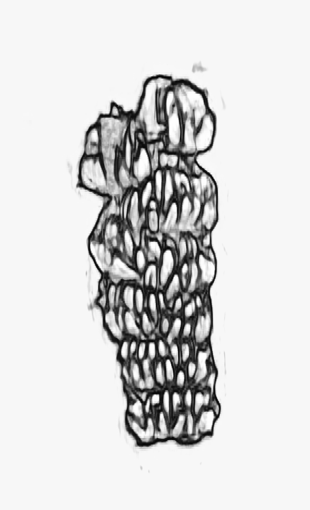
#> input picture images/edged_img/image_08-07-2020_10-31-39_AM.png, 310 x 510 px; its folder holds only this picture in this run
$ python -i find_contours.py   (imports and definitions only)
#> lines starting #> are read from the running program, lines starting #| are printed output that depends on the picture; after the words box and inside, x2 and y2 are one past the last pixel; in counts of white or black regions, pixels touching at a corner belong together
import numpy as np
import cv2
import seaborn as sns
import matplotlib.pyplot as plt
import os
from math import sqrt
from datetime import datetime
from datetime import timedelta
import matplotlib.dates as mdates
from scipy import stats

def canny_edge(in_filename):
    img = cv2.imread(in_filename,0)
    gray_filtered = cv2.bilateralFilter(img, 10, 50, 50)

    # Using the Canny filter to get contours
    edges = cv2.Canny(gray_filtered, 20, 30)
    # Using the Canny filter with different parameters
    edges_high_thresh = cv2.Canny(gray_filtered, 60, 120)
    # Stacking the images to print them together
    # For comparison
    images = np.hstack((img, edges, edges_high_thresh))
    # Output the resulting

    cv2.imwrite('images/canny_img/canny_'+ \
                 os.path.splitext(os.path.basename(in_filename))[0] + \
                 '.png',images)
    return edges_high_thresh
    #return edges

def contours_metadata(contours):
    ##將contours的metadata存入contours_data
    contours_data={}
    cnts_perimeter=[]
    cnts_area=[]
    cnts_index=[]

    ## 計算資料分布改框的條件，因為小於200的資料太多，故刪除
    for c in contours:
        if cv2.contourArea(c)>200.0 and \
           cv2.arcLength(c,False)<600 :
            cnts_index.append(c)
            cnts_perimeter.append(cv2.arcLength(c,False))
            cnts_area.append(cv2.contourArea(c))
    contours_data['index']=cnts_index
    contours_data['perimeter']=cnts_perimeter
    contours_data['area']=cnts_area
    # show_statistic(contours_data['area'],25.0)

    # plt.hist(contours_data['area'], color = 'blue', edgecolor = 'black'
    #          ,bins = int((max(contours_data['area'])-min(contours_data['area']))/25.0))
    contours_data['area_avg']=np.average(contours_data['area'])
    contours_data['area_variance']=np.var(contours_data['area'])
    contours_data['area_std']=np.std(contours_data['area'])
    bp_dict=plt.boxplot(contours_data['area'])

    contours_data['area_Q1']=[item.get_ydata()[1] for item in bp_dict['boxes']][0]
    contours_data['area_Q3']=[item.get_ydata()[3] for item in bp_dict['boxes']][0]
    contours_data['area_median']=[item.get_ydata()[1] for item in bp_dict['medians']][0]
    contours_data['area_min']=[item.get_ydata()[1] for item in bp_dict['whiskers']][0]
    contours_data['area_max']=[item.get_ydata()[1] for item in bp_dict['whiskers']][1]

    plt.clf()
    plt.close()
    # [5 lines of commented-out code are left out]

    return contours_data


def BananaContours():
    directory="images/edged_img/"
    datetime_objects=[]
    files=[]
    banana_volume_list=[]

    for filename in os.listdir(directory):
        if filename.endswith(".jpg") or filename.endswith(".png"):
            # [5 lines of commented-out code are left out]
            datetime_objects.append(datetime.strptime(filename,"image_%d-%m-%Y_%I-%M-%S_%p.png"))
            # datetime_objects.append(datetime.strptime(date_info,"%m_%d_%H_%M_%S"))
            # print("--",os.path.join(directory,filename))

    datetime_objects=sorted(datetime_objects)
    for d in datetime_objects:
        filename=d.strftime("image_%d-%m-%Y_%I-%M-%S_%p.png")
        files.append(os.path.join(directory,filename))
        # print("--",os.path.join(directory,filename))


    for f in files:
        edges = canny_edge(f)
#> in canny_edge, img is the input picture: shape (510, 310); min 0, max 255, mean 216.9
#> in canny_edge, `gray_filtered = cv2.bilateralFilter(img, 10, 50, 50)`:
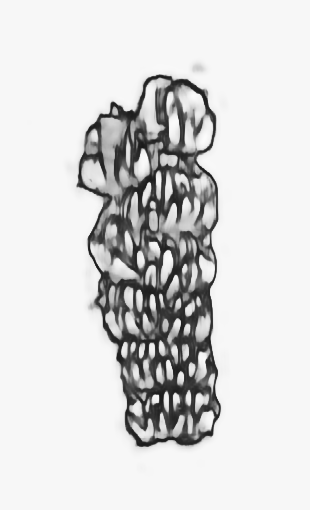
#> gray_filtered: shape (510, 310); min 24, max 251, mean 217
#> in canny_edge, `edges = cv2.Canny(gray_filtered, 20, 30)`:
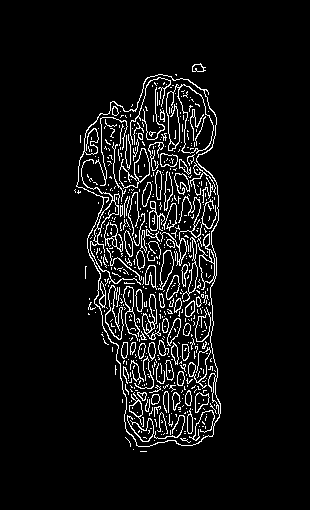
#> edges: shape (510, 310); 6.6% white in thin lines or dots, all inside (x1, y1, x2, y2) = (74, 63, 221, 452)
#> in canny_edge, `edges_high_thresh = cv2.Canny(gray_filtered, 60, 120)`:
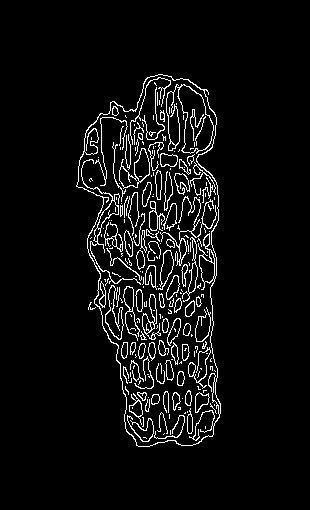
#> edges_high_thresh: shape (510, 310); 5.7% white in thin lines or dots, all inside (x1, y1, x2, y2) = (76, 74, 221, 447)
#> in canny_edge, `images = np.hstack((img, edges, edges_high_thresh))`:
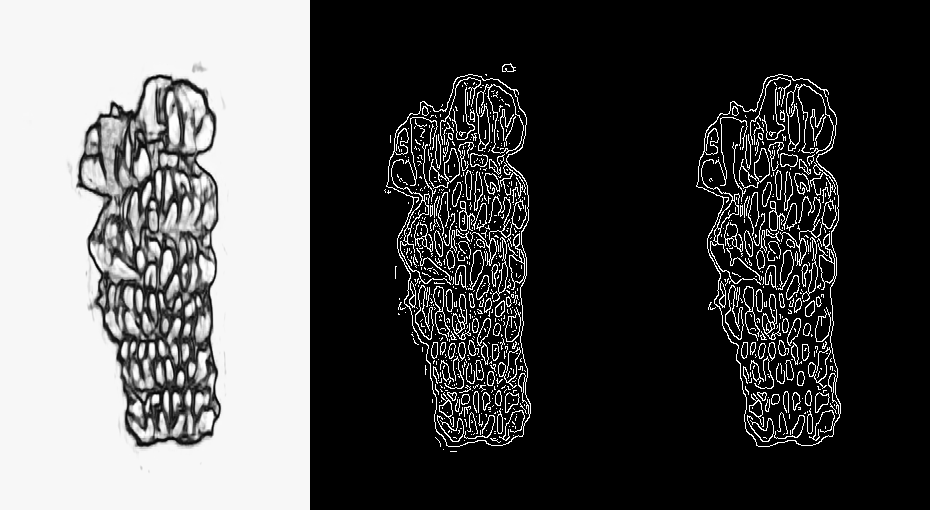
#> images: shape (510, 930); min 0, max 255, mean 82.7
        ret,thresh = cv2.threshold(edges,127,255,0)
        # [4 lines of commented-out code are left out]

        contours, hierarchy = cv2.findContours(thresh,cv2.RETR_EXTERNAL,cv2.CHAIN_APPROX_SIMPLE)
#> contours = 2 contours, 1 with area under 20; largest, box (x1, y1, x2, y2) and area: (76, 74, 221, 447) 39211

        metadata = contours_metadata(contours)
#> the loop in contours_metadata, `for c in contours:` made 2 passes
#> after the loop in contours_metadata, `for c in contours:`: cnts_area = []
#> in contours_metadata, `bp_dict=plt.boxplot(contours_data['area'])`: bp_dict = 6 items
#> metadata = 11 items
        minimum =metadata['area_min']
#> minimum = nan
        median =metadata['area_median']
#> median = nan
        maximum =metadata['area_max']
#> maximum = nan
        area_avg = metadata['area_avg']
#> area_avg = nan
        area_std = metadata['area_std']
#> area_std = nan
        q1=metadata['area_Q1']
#> q1 = nan
        cnt_with_area =[]
        total_area = 0.0
        total_volume = 0.0
        # /** 針對average、standard deviation去篩選contours */
        for c in contours:
            #if cv2.contourArea(c)>(minimum)and \
             #cv2.contourArea(c)<(maximum):
            cnt_with_area.append(c)
            a = cv2.contourArea(c)
            total_area += a
            total_volume += sqrt(a)**3
#> this loop made 2 passes
#> (a, total_area, total_volume) on pass 2: (39211, 39214, 7764476.3)
#> after the loop, cnt_with_area has the same summary as contours; total_area = 39214; total_volume = 7764476.3

        # print(len(cnt_with_area))

        # /** 使用Q1、medina、Q3來篩選contours
        # for c in contours:
        #     if cv2.contourArea(c)> median and \
        #         cv2.contourArea(c)< maximum :
        #         cnt_with_area.append(c)
        #         total_area += cv2.contourArea(c)

        read_filename = directory+ \
                        os.path.splitext(os.path.basename(f))[0] +\
                    '.png'
        print(read_filename)
        out_filename = 'images/result_pics/res_' + os.path.splitext(os.path.basename(f))[0] + '.png'
        result = cv2.drawContours(cv2.imread(read_filename), cnt_with_area, -1, (0,0,255), 2)
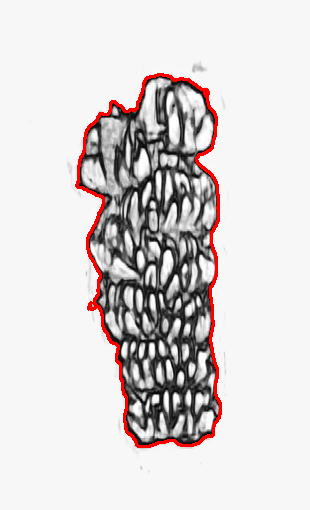
#> result: shape (510, 310, 3); mean B, G, R 213.9, 213.9, 219.4
        cv2.imwrite(out_filename, result)

        ## 畫圖
        # if len(cnt_with_area)!=0.0:
        avg_area = total_area / len(cnt_with_area)
#> avg_area = 19607
        banana_volume = sqrt(avg_area)**3
#> banana_volume = 2745470.1
        avg_volume = total_volume / len(cnt_with_area)
#> avg_volume = 3882238.1
        # banana_volume_list.append(banana_volume)
        # banana_volume_list.append(avg_volume)
        # banana_volume_list.append(total_volume)
        banana_volume_list.append(total_area)
        # banana_volume_list.append(avg_area)

    # x = list(range(1, len(banana_volume_list)+1))

    x = [ i.toordinal() for i in datetime_objects ]
    y_dots = banana_volume_list
#> y_dots = [39214]

    def myfunc(x):
        return slope * x + intercept

    slope, intercept, r, p, std_err = stats.linregress(x, y_dots)
#> slope = nan; intercept = nan; r = 0; p = nan; std_err = nan
    y_regression = list(map(myfunc, x))
#> y_regression = [nan]

    ax = plt.gca()
    formatter = mdates.DateFormatter("%b")
    ax.xaxis.set_major_formatter(formatter)

    locator = mdates.MonthLocator()
    ax.xaxis.set_major_locator(locator)

    formatter = mdates.DateFormatter("%d")
    ax.xaxis.set_minor_formatter(formatter)

    locator = mdates.DayLocator()
    ax.xaxis.set_minor_locator(locator)

    left_range = min(datetime_objects) - timedelta(days=1)
    right_range = max(datetime_objects) + timedelta(days=1)

    # ax.set_xlim([datetime(2020, 6, 10), datetime(2020, 7, 1)])
    ax.set_xlim([left_range, right_range])

    ax.scatter(x, y_dots)
    ax.plot(x, y_regression)
    plt.savefig("scatter.png")
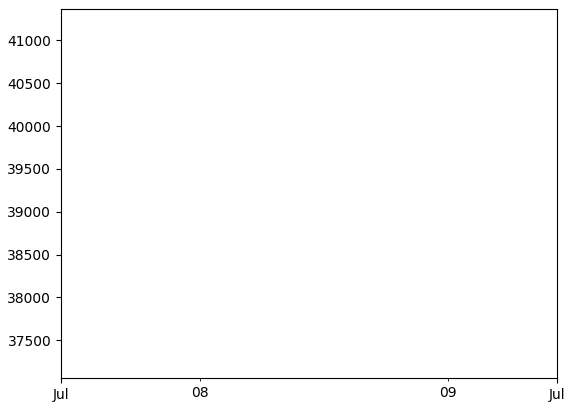
#> figure drawn by matplotlib, 1 panel

    plt.show()

>>> result = BananaContours()

$ run again, on images/edged_img/image_12-07-2020_10-26-15_AM.png
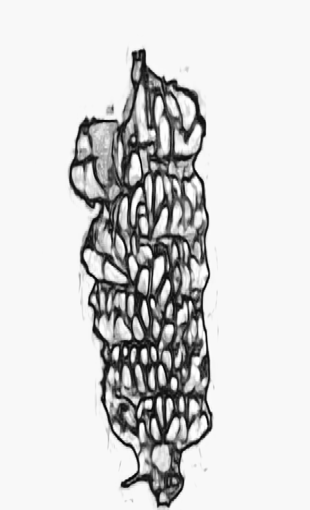
#> input picture images/edged_img/image_12-07-2020_10-26-15_AM.png, 310 x 510 px
#> in canny_edge, img is the input picture: shape (510, 310); min 1, max 255, mean 214.2
#> in canny_edge, `edges = cv2.Canny(gray_filtered, 20, 30)`:
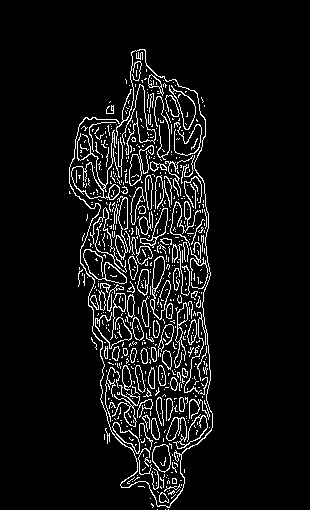
#> edges: shape (510, 310); 7.2% white in thin lines or dots, all inside (x1, y1, x2, y2) = (69, 49, 213, 510)
#> edges_high_thresh: shape (510, 310); 6.3% white in thin lines or dots, all inside (x1, y1, x2, y2) = (69, 49, 213, 508)
#> contours = 4 contours, 3 with area under 20; largest, box (x1, y1, x2, y2) and area: (69, 49, 213, 508) 43078
#> the loop in contours_metadata, `for c in contours:` made 4 passes
#> c on pass 2: [[125, 111], [126, 112], [126, 113], [126, 112]]
#> after the loop in contours_metadata, `for c in contours:`: cnts_area = []
#> bp_dict = 6 items
#> metadata = 11 items
#> minimum = nan
#> the loop in BananaContours, `for c in contours:` made 4 passes
#> (a, total_area, total_volume) on pass 4: (43078.5, 43090.5, 8941139.7)
#> after the loop in BananaContours, `for c in contours:`: cnt_with_area has the same summary as contours; total_area = 43090.5; total_volume = 8941139.7
#> avg_area = 10772.6
#> banana_volume = 1118104.3
#> avg_volume = 2235284.9
#> y_dots = [43090.5]
#> slope = nan; r = 0; p = nan
#> y_regression = [nan]
#> in BananaContours, `plt.savefig("scatter.png")`:
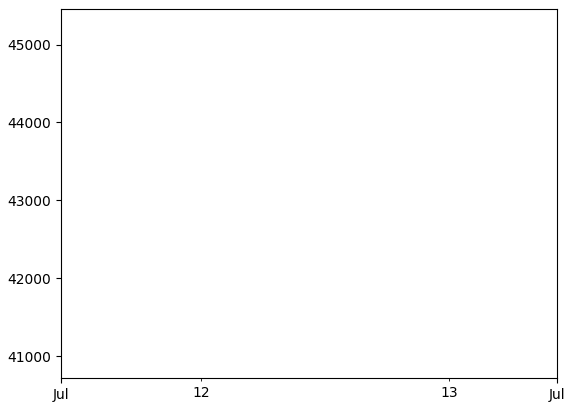
#> figure drawn by matplotlib, 1 panel
